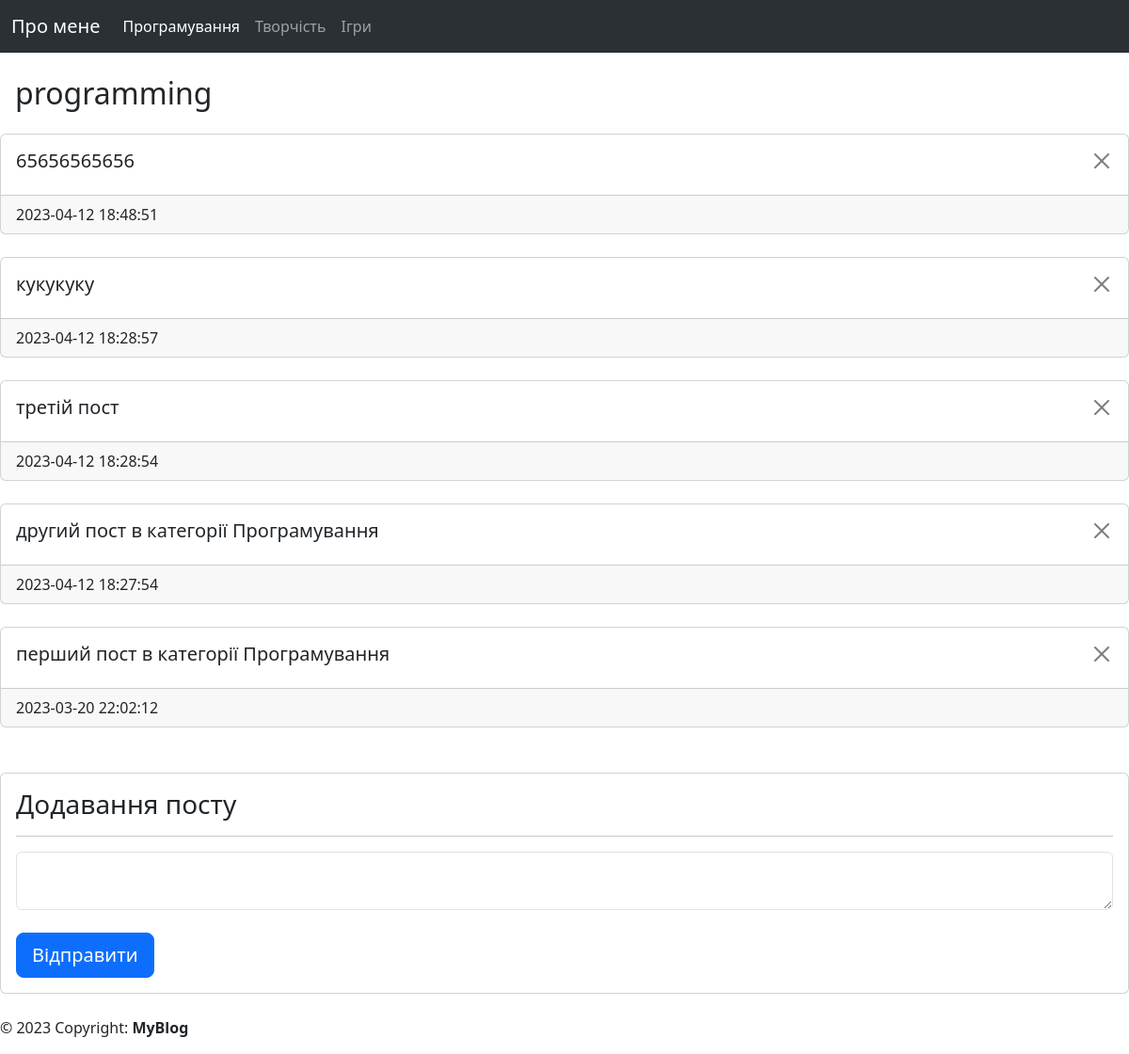
Screenshot of /post/category/programming with the database file from the repository.
### tables this page shows
CREATE TABLE "category" (
	"category_id"	INTEGER PRIMARY KEY AUTOINCREMENT,
	"category_name"	TEXT
);

CREATE TABLE "post" (
	"post_id"	INTEGER PRIMARY KEY AUTOINCREMENT,
	"category_id"	INTEGER NOT NULL,
	"text"	TEXT,
	"datetime"	TEXT NOT NULL DEFAULT CURRENT_TIMESTAMP,
	FOREIGN KEY("category_id") REFERENCES "category"("category_id") ON UPDATE CASCADE ON DELETE CASCADE
);

### main.py (the view)
@app.route('/post/category/<category_name>', methods=['POST', 'GET'])
def postCategory(category_name):
    category_id = getIdByCategory(category_name)
    if request.method == 'GET':
        posts = getPostsByCategory(category_name)
    if request.method == 'POST':
        addPost(request.form['category_id'], request.form['post'])
        posts = getPostsByCategory(category_name)
    return render_template('post_category.html', category_name=category_name, posts=posts, category_id=category_id)

### db_scripts.py (called while the page is built)
def open():
    global conn, cursor
    conn = sqlite3.connect(PATH + db_name)
    conn.row_factory = sqlite3.Row
    cursor = conn.cursor()

def close():
    cursor.close()
    conn.close()

def getPostsByCategory(category_name):
    open()
    cursor.execute('''SELECT * FROM post, category WHERE post.category_id=category.category_id and category_name=(?) ORDER BY post_id DESC''', [category_name])
    posts = cursor.fetchall()
    close()
    return posts

def getIdByCategory(category_id):
    open()
    cursor.execute('''SELECT category_id FROM category WHERE category_name=(?)''', [category_id])
    category_id = cursor.fetchone()['category_id']
    close()
    return category_id

### templates/post_category.html (shortened to what this page needs)
{% extends "index.html" %}
{% block body %}
<h2 class="my-4 ms-3">{{category_name}}</h2>
<section class="category_content">
    <div>
    {%for post in posts%}
    <div class="card my-4">
      <div class="card-body">
      <button type="button" class="btn-close" data-bs-dismiss="alert" aria-label="Close" style="float: right"></button>
          <h5 class="card-title">{{post['text']}}</h5>
      </div>
      <footer class="card-footer">{{post['datetime']}}</footer>
    </div>
    {%endfor%}
    </div>
    <div class="card mt-5">
      <div class="card-body">
        <h3 class="card-title">Додавання посту</h3>
        <hr>
        <form method="POST">
            <textarea name="post" class="form-control"></textarea><br>
            <input type="submit" class="btn btn-primary btn-lg" value="Відправити">
        </form>
      </div>
    </div>
</section>
{% endblock %}

### templates/index.html (shortened to what this page needs)
<!DOCTYPE html>
<html>
<head>
    <link href="https://cdn.jsdelivr.net/npm/bootstrap@5.3.0-alpha1/dist/css/bootstrap.min.css" rel="stylesheet"
>
    <link rel="stylesheet" href= "{{ url_for( 'static', filename = 'main.css') }}">
</head>
  <body>
    {% include "menu.html" %}
    <main>
    {% block body %}{% endblock %}
    </main>
    {% include "footer.html" %}
  </body>
</body>
</html>

### templates/menu.html (shortened to what this page needs)
<header>
  <nav class="navbar navbar-expand-lg bg-body-tertiary bg-dark"  data-bs-theme="dark">
    <div class="container-fluid">
      <a class="navbar-brand" href="/">Про мене</a>
      <div class="collapse navbar-collapse" id="navbarNav">
        <ul class="navbar-nav">
          <li class="nav-item">
            <a class="nav-link active" aria-current="page" href="/post/category/programming">Програмування</a>
          </li>
          <li class="nav-item">
            <a class="nav-link" href="/post/category/art">Творчість</a>
          </li>
          <li class="nav-item">
            <a class="nav-link" href="/post/category/games">Ігри</a>
          </li>
        </ul>
      </div>
    </div>
  </nav>
</header>

### templates/footer.html
<footer class="mt-4">
    <p>© 2023 Copyright: <b>MyBlog</b></p>
</footer>

### static/main.css (style rules this page uses)
.category_content { min-height: 400px; }

### rows the page displays
category: category_name "programming"
post: text "65656565656", datetime "2023-04-12 18:48:51"
post: text "кукукуку", datetime "2023-04-12 18:28:57"
post: text "третій пост", datetime "2023-04-12 18:28:54"
post: text "другий пост в категорії Програмування", datetime "2023-04-12 18:27:54"
post: text "перший пост в категорії Програмування", datetime "2023-03-20 22:02:12"
